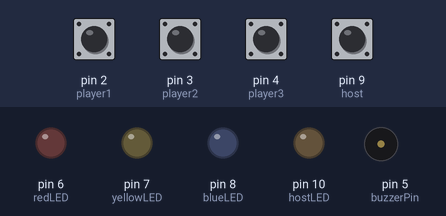
Simulated run of this sketch. Board: Arduino Uno, built with avr-gcc and run on an emulated ATmega328P. On the bench: output pins drawn as LEDs (lit = HIGH), buzzer (waves = sounding). Dashed ring = blinking. The test bench sets the inputs (shaded band); at power-on: pin 2 (player1), pin 3 (player2), pin 4 (player3), pin 9 (host) HIGH. Pins used as bus, display or sensor lines are not drawn.

Above: at 1.2 s.
1.3 s: pin 9 (host) pulled LOW for 0.15 s
At 1.4 s:
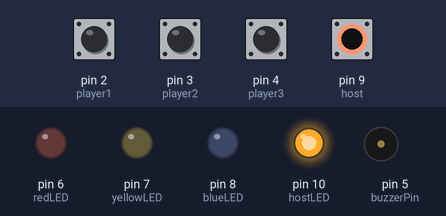
3.0 s: pin 2 (player1) pulled LOW for 0.15 s
At 4.2 s:
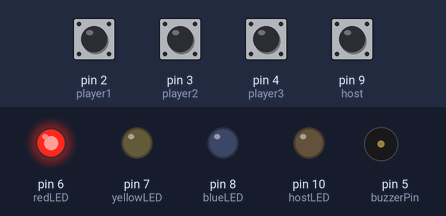
4.9 s: pin 9 (host) pulled LOW for 1 s
At 6.7 s:
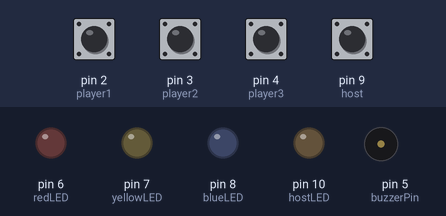
7.4 s: pin 3 (player2) pulled LOW for 0.15 s
At 8.8 s:
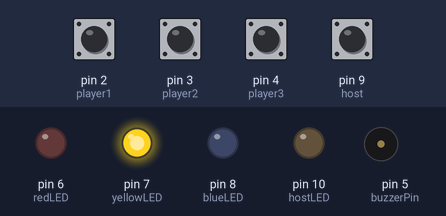
9.3 s: pin 2 (player1) driven LOW and pin 9 (host) driven LOW
At 9.72 s:
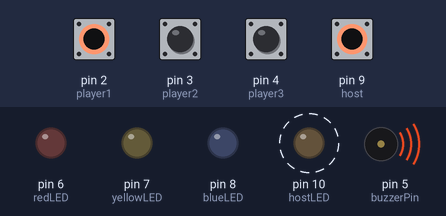
12.3 s: pin 4 (player3) pulled LOW for 1 s
At 13.11 s:
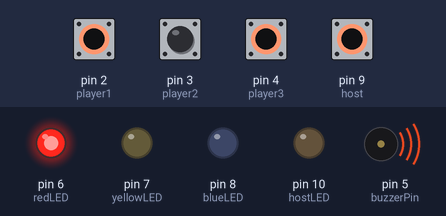
Timing chart, 0 to 16.3 s (numbered marks = the images above; inputs shaded):
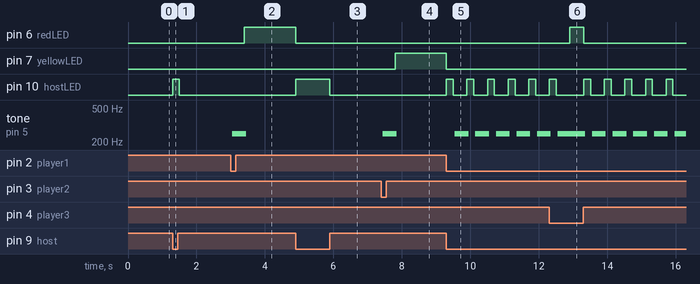

The sketch:

vol11ex1.ino
```cpp
#define player1 2  //pirmo zaidejo mygtuko kontaktas
#define player2 3  //antro zaidejo mygtuko kontaktas
#define player3 4  //trecio zaidejo mygtuko kontaktas
#define host    9  //zaidimo vedejo mygtuko kontaktas
#define buzzerPin 5  //garsiakalbio kontaktas
#define redLED 6
#define yellowLED 7
#define blueLED 8
#define hostLED 10

#define uint8 unsigned char
#define uint16 unsigned int

uint8 flag = 0;
uint8 p1State, p2State, p3State, hState = 0;

void setup()
{
  pinMode(buzzerPin, OUTPUT);
  pinMode(redLED, OUTPUT);
  pinMode(yellowLED, OUTPUT);
  pinMode(blueLED, OUTPUT);
  pinMode(hostLED, OUTPUT);

  pinMode(player1, INPUT_PULLUP);
  pinMode(player2, INPUT_PULLUP);
  pinMode(player3, INPUT_PULLUP);
  pinMode(host, INPUT_PULLUP);
  //pradzioje isjungiam visas lemputes
  digitalWrite(redLED, LOW);
  digitalWrite(yellowLED, LOW);
  digitalWrite(blueLED, LOW);
  digitalWrite(hostLED, LOW);
}
void loop()
{
  digitalWrite(redLED, LOW);
  digitalWrite(yellowLED, LOW);
  digitalWrite(blueLED, LOW);
  digitalWrite(hostLED, LOW);
  //nuskaitome vedejo mygtuko busena
  hState = digitalRead(host);
  if(hState == 0)
  {
    flag = 1;
    digitalWrite(hostLED, HIGH);
    delay(200);
  }
  if(1 == flag)
  {
    //nuskaitome zaideju mygtuku busenas
    p1State = digitalRead(player1);
    p2State = digitalRead(player2);
    p3State = digitalRead(player3);
    //jei pirmasis paspaude 1 zaidejas
    if(p1State == 0)
    {
      flag = 0;
      digitalWrite(hostLED, LOW);
      Alarm();
      digitalWrite(redLED,HIGH);
      digitalWrite(yellowLED,LOW);
      digitalWrite(blueLED,LOW);
      while(digitalRead(host)); //nereaguojam į kitus paspaudimus, laukiama, kol vedejas paspaus savo mygtuka
    }
    if(p2State == 0)
    {
      flag = 0;
      digitalWrite(hostLED, LOW);
      Alarm();
      digitalWrite(redLED,LOW);
      digitalWrite(yellowLED,HIGH);
      digitalWrite(blueLED,LOW);
      while(digitalRead(host));
    }
    if(p3State == 0)
    {
      flag = 0;
      digitalWrite(hostLED, LOW);
      Alarm();
      digitalWrite(redLED,LOW);
      digitalWrite(yellowLED,LOW);
      digitalWrite(blueLED,HIGH);
      while(digitalRead(host));
    }
  }
}

//garsinis signalas
void Alarm()
{
  for(int i = 0; i < 100; i++){
  digitalWrite(buzzerPin,HIGH);
  delay(2);
  digitalWrite(buzzerPin,LOW);
  delay(2);
  }
}
```

Measured:
- after the input at 1.3 s, pin 10 (hostLED): LOW → HIGH at once, → LOW 0.20 s later
- after the input at 3.0 s, pin 6 (redLED): LOW → HIGH after 0.40 s; tone on pin 5 (buzzerPin): silent → 249 Hz after 0.05 s, → silent 0.40 s later
- after the input at 4.9 s, pin 6 (redLED): HIGH → LOW at once; pin 10 (hostLED): LOW → HIGH at once, → LOW 1.0 s later
- after the input at 7.4 s, pin 7 (yellowLED): LOW → HIGH after 0.40 s; tone on pin 5 (buzzerPin): silent → 249 Hz after 0.05 s, → silent 0.40 s later
- after the input at 9.3 s, pin 7 (yellowLED): HIGH → LOW at once; pin 10 (hostLED): alternates HIGH for 0.20 s and LOW for 0.40 s, starting at once; tone on pin 5 (buzzerPin): alternates 249 Hz for 0.40 s and silent for 0.20 s, starting after 0.25 s
- after the input at 12.3 s, pin 6 (redLED): LOW → HIGH after 0.61 s, → LOW 0.40 s later
